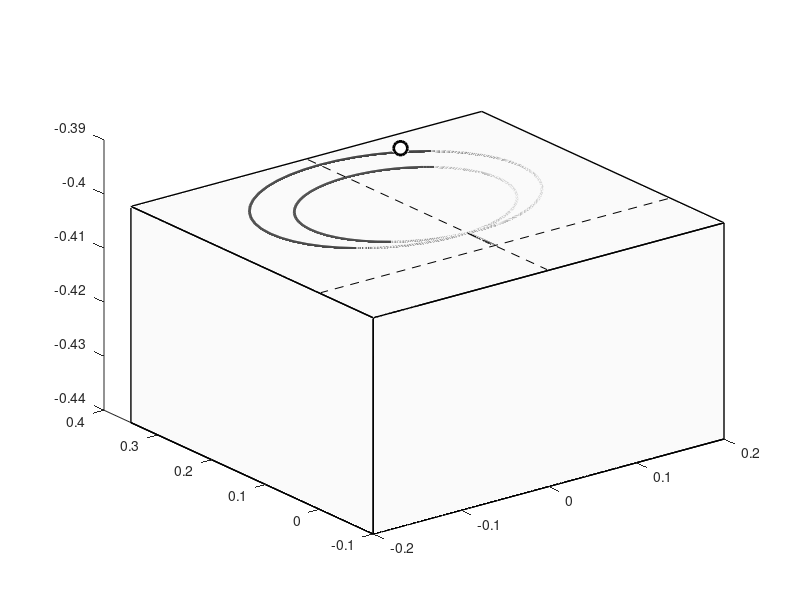

The MATLAB script that drew this image: (Note: this script raises an error after producing the figure.)
% Created to make Riemann surface for a spiral
%
% ep = 0.3 using circle.A.A_.ep.0.3

function plotme
    
    clear
    F = load('surfA_.ep0.3.mat');
    pathdat = F.pathdat;
    path = F.path;
    
    minz = -0.4;
    dom = [-0.2, 0.2, -0.1, 0.35];
    zeps = 0.01;
    zwidth = 0.04;
    colorop = 'grey';
    edgecol = 0.7*[1 1 1];
%     basecol = 0.92*[1 1 1];
    basecol = 0.98*[1 1 1];
    outwidth=1;
    
    plottype = 'omega';    
    reimname = 'real';
    reim = str2func(reimname);
    
    %%
    close all
    
    figure(1); hold on
    plotplane
    
    % Now run the command
    cd ../../stokeswavecode/bdint
    handles = qt_bdint_path_plotter(path, pathdat, 'PatchWidth', 0.02, 'NumArc', 150, 'ZPlot', reimname, 'ZFunc', plottype);
    keyboard
    cd ../../stokeswavepub/surfA
    
    %%
        
%     camproj('perspective')
%     view([-100 20]);

    figure(1)
    
%     delete(handles.surf.edge_right{1})
%     delete(handles.surf.edge_left{1})
    
    %     view([-70 15]);
    view([-110, 20]);
    %     set(gcf, 'Units', 'pixels', 'Position', [60   393   973   555]);
    set(gcf, 'Units', 'pixels', 'Position', [395   521   586   670]);
    zlim([minz - zwidth, 0.85])
    xlim([-0.2, 0.2]);
    ylim([-0.1, 0.35]);
    grid on
    
    figure(99)
    set(gcf, 'Units', 'pixels', 'Position', [60   393   973   250]);
    
    
    function plotplane
        % Bottom plane
        fill3([dom(1) dom(2) dom(2) dom(1)], [dom(3) dom(3) dom(4) dom(4)], (minz - zwidth)*[1 1 1 1], basecol,'LineWidth', outwidth);
        % Left plane
        fill3(dom(1)*[1 1 1 1], [dom(3) dom(3) dom(4) dom(4)], [(minz - zwidth) (minz) (minz) (minz - zwidth)], basecol,'LineWidth', outwidth);
        % Front plane
        fill3([dom(1) dom(2) dom(2) dom(1)], dom(3)*[1 1 1 1], [(minz - zwidth) (minz - zwidth) (minz) (minz)], basecol,'LineWidth', outwidth);
        % Top plane
        fill3([dom(1) dom(2) dom(2) dom(1)], [dom(3) dom(3) dom(4) dom(4)], (minz)*[1 1 1 1], basecol, 'LineWidth', outwidth);
        
        f_A = 1i*0.175;
        plot3([0], imag(f_A)*[1], minz*[1]+zeps, 'ko', 'MarkerFace', 'w', 'MarkerSize', 10, 'LineWidth', 2);
        
        plot3([dom(1), dom(2)], [0, 0], minz*[1 1], 'k--');
        plot3([0, 0], [dom(3), dom(4)], minz*[1 1], 'k--');
        
        plot3(real(pathdat.f),imag(pathdat.f), 0*pathdat.f + minz, 'k-', 'LineWidth', 2);
        
    end
    
end
